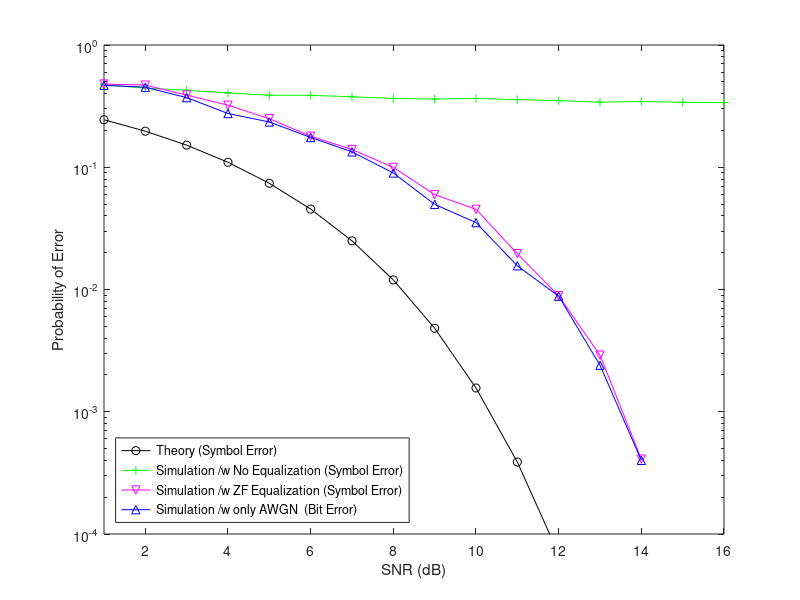
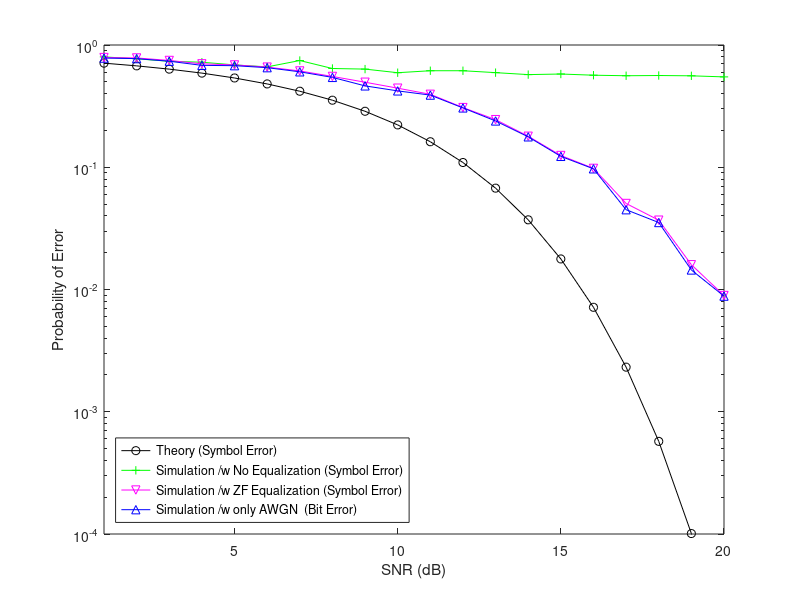

Reproduce these figures in MATLAB, in order.
close all
clearvars
SNR = 1:20;

qpsk_theo = [0.244712636475340,0.197235316836934,0.151567185347692,0.109798884378972,0.0739382701471101,0.0454849493163867,0.0250156328414713,0.0119727201442847,0.00482079677208622,0.00156478963694521,0.000387933313752354,6.86040710628266e-05,7.93848103775288e-06,5.39029550835111e-07,1.87220798937412e-08,2.79805561859967e-10,1.44719514170679e-12,1.96900048775960e-15,4.98903343571898e-19,1.52397060483212e-23];
qpsk_ISI =  [0.4723,0.4447,0.4258,0.4054,0.3882,0.3874,0.3770,0.3657,0.3609,0.3653,0.3573,0.3501,0.3409,0.3449,0.3401,0.3379,0.3401,0.3337,0.3373,0.3365];
qpsk_equ =[0.479028846153846,0.4695544871794872,0.3892740384615385,0.321602564102564,0.2496073717948718,0.1793205128205128,0.1396378205128205,0.0997435897435897,0.0596794871794872,0.0452564102564103,0.0196250000000000,0.00889410256410256,0.00290384615384615,0.000409641025641026,0,0,0,0,0,0];
qpsk_awgn = [0.468028846153846,0.4515544871794872,0.3712740384615385,0.2751602564102564,0.2346073717948718,0.1753205128205128,0.1336378205128205,0.0897435897435897,0.0496794871794872,0.0352564102564103,0.0156250000000000,0.00881410256410256,0.00240384615384615,0.000400641025641026,0,0,0,0,0,0];

 h=figure;
    semilogy(SNR,qpsk_theo, '-ko');
    hold on;
    semilogy(SNR,qpsk_ISI, '-g+');
    semilogy(SNR,qpsk_equ,'-mv');
    semilogy(SNR,qpsk_awgn, '-b^');
    ylabel('Probability of Error');
    xlabel('SNR (dB)');
    xlim([1 16]);
    ylim([10^-4 10^0]);
    legend('Theory (Symbol Error)', ...
        'Simulation /w No Equalization (Symbol Error)', ...
        'Simulation /w ZF Equalization (Symbol Error)',...
         'Simulation /w only AWGN  (Bit Error)','Location','SouthWest');
    % save the BER graph
    print(h,'-djpeg','-r300','qpSNR');
% 
 QAM16_theo = [0.710411481699279,0.675181837010267,0.634802483831270,0.588917786178000,0.537385132494246,0.480405158069127,0.418673776522992,0.353530505210356,0.287053900375816,0.222030850272438,0.161718625163473,0.109353288331707,0.0674575242350610,0.0371508456059155,0.0177818422418059,0.00715203849387628,0.00231668113680212,0.000572641319227025,0.000100879140980248,1.16162909118166e-05];
 QAM16_ISI =  [0.799357945425361,0.771027287319422,0.735778491171750,0.723306581059390,0.687319422150883,0.662439807383628,0.746388443017657,0.642375601926164,0.635152487961477,0.593418940609952,0.615890850722311,0.615890850722311,0.594221508828250,0.572552166934189,0.578972712680578,0.566131621187801,0.560513643659711,0.562921348314607,0.559711075441413,0.548475120385233];
 QAM16_equ = [0.789701444622793,0.783675762439807,0.74757624398074,0.701380417335474,0.687367576243981,0.659487961476726,0.613531300160514,0.553338683788122,0.496081861958266,0.44348314606742,0.395245585874799,0.307778491171750,0.245165329052970,0.179367576243981,0.124792937399679,0.0979107544141252,0.0505438202247191,0.0369130016051364,0.0159462279293740,0.008929825040128411];
 QAM16_awgn =  [0.781701444622793,0.773675762439807,0.736757624398074,0.681380417335474,0.677367576243981,0.652487961476726,0.603531300160514,0.543338683788122,0.463081861958266,0.421348314606742,0.389245585874799,0.305778491171750,0.239165329052970,0.177367576243981,0.122792937399679,0.0971107544141252,0.0449438202247191,0.0353130016051364,0.0144462279293740,0.00882825040128411];
 h=figure;
    semilogy(SNR,QAM16_theo, '-ko');
    hold on;
    semilogy(SNR,QAM16_ISI, '-g+');
    semilogy(SNR,QAM16_equ,'-mv');
    semilogy(SNR,QAM16_awgn, '-b^');
    ylabel('Probability of Error');
    xlabel('SNR (dB)');
    xlim([1 20]);
    ylim([10^-4 10^0]);
    legend('Theory (Symbol Error)', ...
        'Simulation /w No Equalization (Symbol Error)', ...
        'Simulation /w ZF Equalization (Symbol Error)',...
         'Simulation /w only AWGN  (Bit Error)','Location','SouthWest');
    % save the BER graph
    print(h,'-djpeg','-r300','qam16SNR');